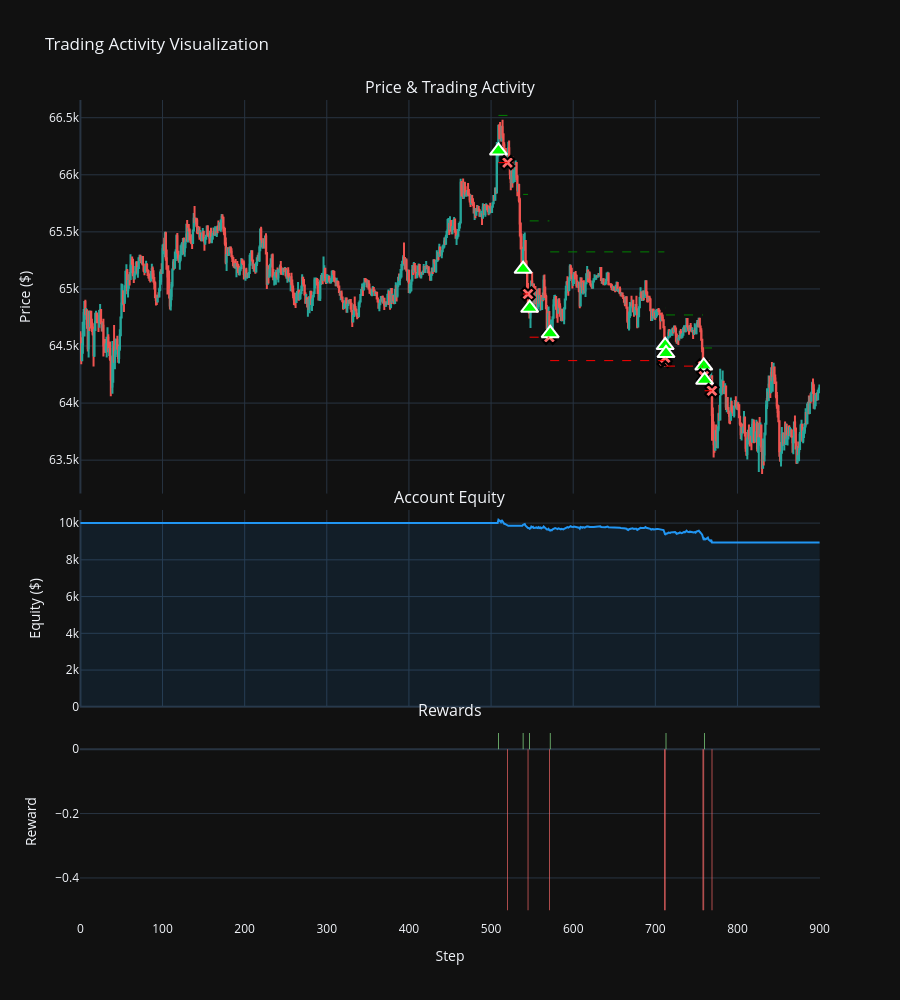

The notebook cell this image was saved under:
### Markdown cell above
## Trading Chart Visualization

Interactive candlestick chart with position markers and equity curve.

### Code cell
import plotly.graph_objects as go
from plotly.subplots import make_subplots

def create_trading_chart(env):
    """
    Create candlestick chart with position markers using trades list.
    Uses env_data (not test_data) because env drops NaN rows during initialization.
    """
    env_history = env.history
    env_data = env.data
    trades = env.broker.trade_history

    # Create figure with 3 subplots
    fig = make_subplots(
        rows=3, cols=1,
        shared_xaxes=True,
        vertical_spacing=0.02,
        subplot_titles=('Price & Trading Activity', 'Account Equity', 'Rewards'),
        row_heights=[0.5, 0.25, 0.25]
    )

    # Add candlestick using env_data (which has correct indices)
    fig.add_trace(
        go.Candlestick(
            x=env_data.index,
            open=env_data['open'],
            high=env_data['high'],
            low=env_data['low'],
            close=env_data['close'],
            name='Price',
            increasing_line_color='#26a69a',
            decreasing_line_color='#ef5350'
        ),
        row=1, col=1
    )

    # Add trade entry/exit markers and SL/TP lines
    for trade in trades:
        if trade.get('status') != 'CLOSED':
            continue
        step_open = trade.get('step_open')
        step_close = trade.get('step_close')
        entry_price = trade.get('entry_price')
        exit_price = trade.get('exit_price')
        direction = 'LONG' if trade.get('direction', 1) == 1 else 'SHORT'
        sl = trade.get('sl_price')
        tp = trade.get('tp_price')
        pnl = trade.get('pnl', 0)

        # Entry marker
        color_entry = '#00ff00' if direction == 'LONG' else '#ff0000'
        symbol_entry = 'triangle-up' if direction == 'LONG' else 'triangle-down'
        fig.add_trace(
            go.Scatter(
                x=[step_open],
                y=[entry_price],
                mode='markers',
                marker=dict(size=15, color=color_entry, symbol=symbol_entry, line=dict(width=2, color='white')),
                name=f'{direction} Open',
                showlegend=False,
                hovertext=f'{direction} ENTRY<br>Step: {step_open}<br>Price: ${entry_price:,.2f}',
                hoverinfo='text'
            ),
            row=1, col=1
        )

        # Exit marker
        color_exit = '#90EE90' if pnl > 0 else '#FF6B6B'
        fig.add_trace(
            go.Scatter(
                x=[step_close],
                y=[exit_price],
                mode='markers',
                marker=dict(size=12, color=color_exit, symbol='x', line=dict(width=2, color='black')),
                name=f'{direction} Close',
                showlegend=False,
                hovertext=f'{direction} EXIT<br>Step: {step_close}<br>Price: ${exit_price:,.2f}<br>PnL: ${pnl:+,.2f}',
                hoverinfo='text'
            ),
            row=1, col=1
        )

        # SL/TP lines (draw only if open and close are not the same step)
        if sl is not None:
            fig.add_shape(
                type='line',
                x0=step_open, x1=step_close,
                y0=sl, y1=sl,
                line=dict(color='red', width=1, dash='dash'),
                row=1, col=1
            )
        if tp is not None:
            fig.add_shape(
                type='line',
                x0=step_open, x1=step_close,
                y0=tp, y1=tp,
                line=dict(color='green', width=1, dash='dash'),
                row=1, col=1
            )

    # Add equity curve
    steps = [s.get('step') for s in env_history]
    equity = [s.get('equity', 0) for s in env_history]

    fig.add_trace(
        go.Scatter(
            x=steps,
            y=equity,
            mode='lines',
            name='Equity',
            line=dict(color='#2196F3', width=2),
            fill='tozeroy',
            fillcolor='rgba(33, 150, 243, 0.1)'
        ),
        row=2, col=1
    )

    # Add rewards
    rewards = [s.get('reward', 0) for s in env_history]
    reward_colors = ['#90EE90' if r > 0 else '#FF6B6B' if r < 0 else '#888888' for r in rewards]

    fig.add_trace(
        go.Bar(
            x=steps,
            y=rewards,
            name='Reward',
            marker=dict(
                color=reward_colors,
                line=dict(width=0)
            ),
            hovertemplate='Step: %{x}<br>Reward: %{y:.4f}<extra></extra>'
        ),
        row=3, col=1
    )

    # Update layout
    fig.update_layout(
        title='Trading Activity Visualization',
        xaxis3_title='Step',
        yaxis_title='Price ($)',
        yaxis2_title='Equity ($)',
        yaxis3_title='Reward',
        height=1000,
        template='plotly_dark',
        hovermode='closest',
        showlegend=False
    )

    fig.update_xaxes(rangeslider_visible=False)

    return fig

# Generate chart using environment's data (not test_data)
print("\n" + "="*80)
print("Creating Trading Chart...")
print("="*80)
fig = create_trading_chart(last_env)
fig.show()
print("\n✓ Chart complete!")

### Figure 1 — Plotly figure (JSON) as saved in the notebook; plotly's stock layout.template omitted (floating-point values rounded to 4 significant figures; data arrays with more than 128 entries replaced by an {"elided": "..."} marker saying what was removed)
{"data": [{"close": {"elided": "901 float values"}, "decreasing": {"line": {"color": "#ef5350"}}, "high": {"elided": "901 float values"}, "increasing": {"line": {"color": "#26a69a"}}, "low": {"elided": "901 float values"}, "name": "Price", "open": {"elided": "901 float values"}, "type": "candlestick", "x": {"elided": "901 int values"}, "xaxis": "x", "yaxis": "y"}, {"hoverinfo": "text", "hovertext": "LONG ENTRY<br>Step: 509<br>Price: $66,210.03", "marker": {"color": "#00ff00", "line": {"color": "white", "width": 2}, "size": 15, "symbol": "triangle-up"}, "mode": "markers", "name": "LONG Open", "showlegend": false, "type": "scatter", "x": [509], "xaxis": "x", "y": [66210.0], "yaxis": "y"}, {"hoverinfo": "text", "hovertext": "LONG EXIT<br>Step: 520<br>Price: $66,106.58<br>PnL: $-112.70", "marker": {"color": "#FF6B6B", "line": {"color": "black", "width": 2}, "size": 12, "symbol": "x"}, "mode": "markers", "name": "LONG Close", "showlegend": false, "type": "scatter", "x": [520], "xaxis": "x", "y": [66110.0], "yaxis": "y"}, {"hoverinfo": "text", "hovertext": "LONG ENTRY<br>Step: 539<br>Price: $65,174.01", "marker": {"color": "#00ff00", "line": {"color": "white", "width": 2}, "size": 15, "symbol": "triangle-up"}, "mode": "markers", "name": "LONG Open", "showlegend": false, "type": "scatter", "x": [539], "xaxis": "x", "y": [65170.0], "yaxis": "y"}, {"hoverinfo": "text", "hovertext": "LONG EXIT<br>Step: 545<br>Price: $64,955.92<br>PnL: $-104.22", "marker": {"color": "#FF6B6B", "line": {"color": "black", "width": 2}, "size": 12, "symbol": "x"}, "mode": "markers", "name": "LONG Close", "showlegend": false, "type": "scatter", "x": [545], "xaxis": "x", "y": [64960.0], "yaxis": "y"}, {"hoverinfo": "text", "hovertext": "LONG ENTRY<br>Step: 547<br>Price: $64,832.00", "marker": {"color": "#00ff00", "line": {"color": "white", "width": 2}, "size": 15, "symbol": "triangle-up"}, "mode": "markers", "name": "LONG Open", "showlegend": false, "type": "scatter", "x": [547], "xaxis": "x", "y": [64832], "yaxis": "y"}, {"hoverinfo": "text", "hovertext": "LONG EXIT<br>Step: 571<br>Price: $64,577.26<br>PnL: $-102.24", "marker": {"color": "#FF6B6B", "line": {"color": "black", "width": 2}, "size": 12, "symbol": "x"}, "mode": "markers", "name": "LONG Close", "showlegend": false, "type": "scatter", "x": [571], "xaxis": "x", "y": [64580.0], "yaxis": "y"}, {"hoverinfo": "text", "hovertext": "LONG ENTRY<br>Step: 572<br>Price: $64,610.13", "marker": {"color": "#00ff00", "line": {"color": "white", "width": 2}, "size": 15, "symbol": "triangle-up"}, "mode": "markers", "name": "LONG Open", "showlegend": false, "type": "scatter", "x": [572], "xaxis": "x", "y": [64610.0], "yaxis": "y"}, {"hoverinfo": "text", "hovertext": "LONG EXIT<br>Step: 711<br>Price: $64,371.97<br>PnL: $-101.17", "marker": {"color": "#FF6B6B", "line": {"color": "black", "width": 2}, "size": 12, "symbol": "x"}, "mode": "markers", "name": "LONG Close", "showlegend": false, "type": "scatter", "x": [711], "xaxis": "x", "y": [64370.0], "yaxis": "y"}, {"hoverinfo": "text", "hovertext": "LONG ENTRY<br>Step: 712<br>Price: $64,506.15", "marker": {"color": "#00ff00", "line": {"color": "white", "width": 2}, "size": 15, "symbol": "triangle-up"}, "mode": "markers", "name": "LONG Open", "showlegend": false, "type": "scatter", "x": [712], "xaxis": "x", "y": [64510.0], "yaxis": "y"}, {"hoverinfo": "text", "hovertext": "LONG EXIT<br>Step: 712<br>Price: $64,397.00<br>PnL: $-106.17", "marker": {"color": "#FF6B6B", "line": {"color": "black", "width": 2}, "size": 12, "symbol": "x"}, "mode": "markers", "name": "LONG Close", "showlegend": false, "type": "scatter", "x": [712], "xaxis": "x", "y": [64400.0], "yaxis": "y"}, {"hoverinfo": "text", "hovertext": "LONG ENTRY<br>Step: 713<br>Price: $64,436.00", "marker": {"color": "#00ff00", "line": {"color": "white", "width": 2}, "size": 15, "symbol": "triangle-up"}, "mode": "markers", "name": "LONG Open", "showlegend": false, "type": "scatter", "x": [713], "xaxis": "x", "y": [64436], "yaxis": "y"}, {"hoverinfo": "text", "hovertext": "LONG EXIT<br>Step: 758<br>Price: $64,323.94<br>PnL: $-104.31", "marker": {"color": "#FF6B6B", "line": {"color": "black", "width": 2}, "size": 12, "symbol": "x"}, "mode": "markers", "name": "LONG Close", "showlegend": false, "type": "scatter", "x": [758], "xaxis": "x", "y": [64320.0], "yaxis": "y"}, {"hoverinfo": "text", "hovertext": "LONG ENTRY<br>Step: 759<br>Price: $64,326.01", "marker": {"color": "#00ff00", "line": {"color": "white", "width": 2}, "size": 15, "symbol": "triangle-up"}, "mode": "markers", "name": "LONG Open", "showlegend": false, "type": "scatter", "x": [759], "xaxis": "x", "y": [64330.0], "yaxis": "y"}, {"hoverinfo": "text", "hovertext": "LONG EXIT<br>Step: 759<br>Price: $64,236.69<br>PnL: $-105.53", "marker": {"color": "#FF6B6B", "line": {"color": "black", "width": 2}, "size": 12, "symbol": "x"}, "mode": "markers", "name": "LONG Close", "showlegend": false, "type": "scatter", "x": [759], "xaxis": "x", "y": [64240.0], "yaxis": "y"}, {"hoverinfo": "text", "hovertext": "LONG ENTRY<br>Step: 760<br>Price: $64,201.63", "marker": {"color": "#00ff00", "line": {"color": "white", "width": 2}, "size": 15, "symbol": "triangle-up"}, "mode": "markers", "name": "LONG Open", "showlegend": false, "type": "scatter", "x": [760], "xaxis": "x", "y": [64200.0], "yaxis": "y"}, {"hoverinfo": "text", "hovertext": "LONG EXIT<br>Step: 769<br>Price: $64,107.92<br>PnL: $-103.23", "marker": {"color": "#FF6B6B", "line": {"color": "black", "width": 2}, "size": 12, "symbol": "x"}, "mode": "markers", "name": "LONG Close", "showlegend": false, "type": "scatter", "x": [769], "xaxis": "x", "y": [64110.0], "yaxis": "y"}, {"fill": "tozeroy", "fillcolor": "rgba(33, 150, 243, 0.1)", "line": {"color": "#2196F3", "width": 2}, "mode": "lines", "name": "Equity", "type": "scatter", "x": {"elided": "900 int values"}, "xaxis": "x2", "y": {"elided": "900 float values"}, "yaxis": "y2"}, {"hovertemplate": "Step: %{x}<br>Reward: %{y:.4f}<extra></extra>", "marker": {"color": {"elided": "900 str values"}, "line": {"width": 0}}, "name": "Reward", "type": "bar", "x": {"elided": "900 int values"}, "xaxis": "x3", "y": {"elided": "900 float values"}, "yaxis": "y3"}], "layout": {"annotations": [{"font": {"size": 16}, "showarrow": false, "text": "Price & Trading Activity", "x": 0.5, "xanchor": "center", "xref": "paper", "y": 1, "yanchor": "bottom", "yref": "paper"}, {"font": {"size": 16}, "showarrow": false, "text": "Account Equity", "x": 0.5, "xanchor": "center", "xref": "paper", "y": 0.5, "yanchor": "bottom", "yref": "paper"}, {"font": {"size": 16}, "showarrow": false, "text": "Rewards", "x": 0.5, "xanchor": "center", "xref": "paper", "y": 0.24, "yanchor": "bottom", "yref": "paper"}], "height": 1000, "hovermode": "closest", "shapes": [{"line": {"color": "red", "dash": "dash", "width": 1}, "type": "line", "x0": 509, "x1": 520, "xref": "x", "y0": 66110.0, "y1": 66110.0, "yref": "y"}, {"line": {"color": "green", "dash": "dash", "width": 1}, "type": "line", "x0": 509, "x1": 520, "xref": "x", "y0": 66520.0, "y1": 66520.0, "yref": "y"}, {"line": {"color": "red", "dash": "dash", "width": 1}, "type": "line", "x0": 539, "x1": 545, "xref": "x", "y0": 64960.0, "y1": 64960.0, "yref": "y"}, {"line": {"color": "green", "dash": "dash", "width": 1}, "type": "line", "x0": 539, "x1": 545, "xref": "x", "y0": 65830.0, "y1": 65830.0, "yref": "y"}, {"line": {"color": "red", "dash": "dash", "width": 1}, "type": "line", "x0": 547, "x1": 571, "xref": "x", "y0": 64580.0, "y1": 64580.0, "yref": "y"}, {"line": {"color": "green", "dash": "dash", "width": 1}, "type": "line", "x0": 547, "x1": 571, "xref": "x", "y0": 65600.0, "y1": 65600.0, "yref": "y"}, {"line": {"color": "red", "dash": "dash", "width": 1}, "type": "line", "x0": 572, "x1": 711, "xref": "x", "y0": 64370.0, "y1": 64370.0, "yref": "y"}, {"line": {"color": "green", "dash": "dash", "width": 1}, "type": "line", "x0": 572, "x1": 711, "xref": "x", "y0": 65320.0, "y1": 65320.0, "yref": "y"}, {"line": {"color": "red", "dash": "dash", "width": 1}, "type": "line", "x0": 712, "x1": 712, "xref": "x", "y0": 64400.0, "y1": 64400.0, "yref": "y"}, {"line": {"color": "green", "dash": "dash", "width": 1}, "type": "line", "x0": 712, "x1": 712, "xref": "x", "y0": 64830.0, "y1": 64830.0, "yref": "y"}, {"line": {"color": "red", "dash": "dash", "width": 1}, "type": "line", "x0": 713, "x1": 758, "xref": "x", "y0": 64320.0, "y1": 64320.0, "yref": "y"}, {"line": {"color": "green", "dash": "dash", "width": 1}, "type": "line", "x0": 713, "x1": 758, "xref": "x", "y0": 64770.0, "y1": 64770.0, "yref": "y"}, {"line": {"color": "red", "dash": "dash", "width": 1}, "type": "line", "x0": 759, "x1": 759, "xref": "x", "y0": 64240.0, "y1": 64240.0, "yref": "y"}, {"line": {"color": "green", "dash": "dash", "width": 1}, "type": "line", "x0": 759, "x1": 759, "xref": "x", "y0": 64590.0, "y1": 64590.0, "yref": "y"}, {"line": {"color": "red", "dash": "dash", "width": 1}, "type": "line", "x0": 760, "x1": 769, "xref": "x", "y0": 64110.0, "y1": 64110.0, "yref": "y"}, {"line": {"color": "green", "dash": "dash", "width": 1}, "type": "line", "x0": 760, "x1": 769, "xref": "x", "y0": 64480.0, "y1": 64480.0, "yref": "y"}], "showlegend": false, "title": {"text": "Trading Activity Visualization"}, "xaxis": {"anchor": "y", "domain": [0, 1], "matches": "x3", "rangeslider": {"visible": false}, "showticklabels": false}, "xaxis2": {"anchor": "y2", "domain": [0, 1], "matches": "x3", "rangeslider": {"visible": false}, "showticklabels": false}, "xaxis3": {"anchor": "y3", "domain": [0, 1], "rangeslider": {"visible": false}, "title": {"text": "Step"}}, "yaxis": {"anchor": "x", "domain": [0.52, 1], "title": {"text": "Price ($)"}}, "yaxis2": {"anchor": "x2", "domain": [0.26, 0.5], "title": {"text": "Equity ($)"}}, "yaxis3": {"anchor": "x3", "domain": [0, 0.24], "title": {"text": "Reward"}}}}
